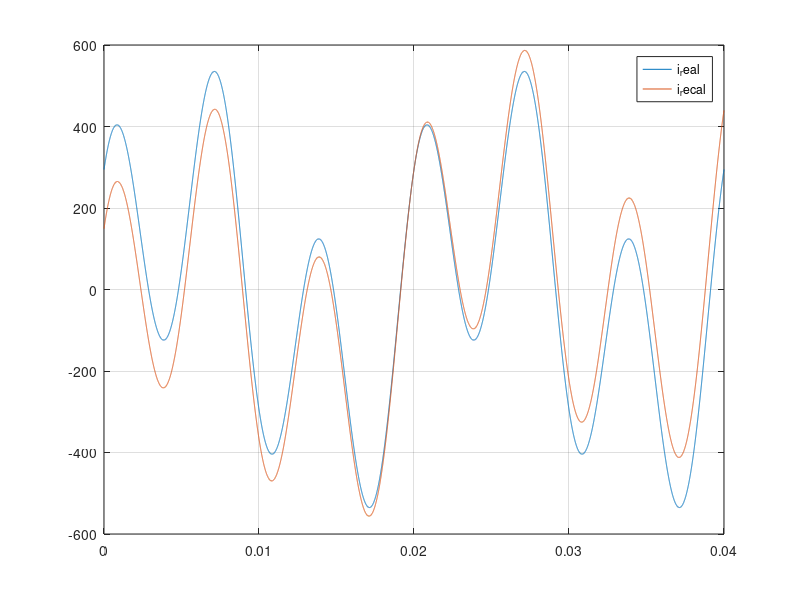

The MATLAB source for this figure:
f = 50;
w = 2*pi*f;
h = 1/f/1e4;
loop = 2;
t = 0:h:loop/f;

i0 = sin(w*t); e0 = diff(i0);
ratio = max(e0)/max(i0);

i1 = 240*sin(w*t)+350*sin(3*w*t+1);
e1 = diff(i1)+0.05*rand(1,length(i1)-1);
i1_re = cumtrapz(e1);


linear = polyfit(t(1:end-1), i1_re, 1);
function_fit = polyval(linear,t);
i1_re =i1_re -function_fit(1:end-1);
        
plot(t, i1, t(1:end-1), i1_re); legend('i_real', 'i_recal');
grid on; xlim([0,loop/f]); 